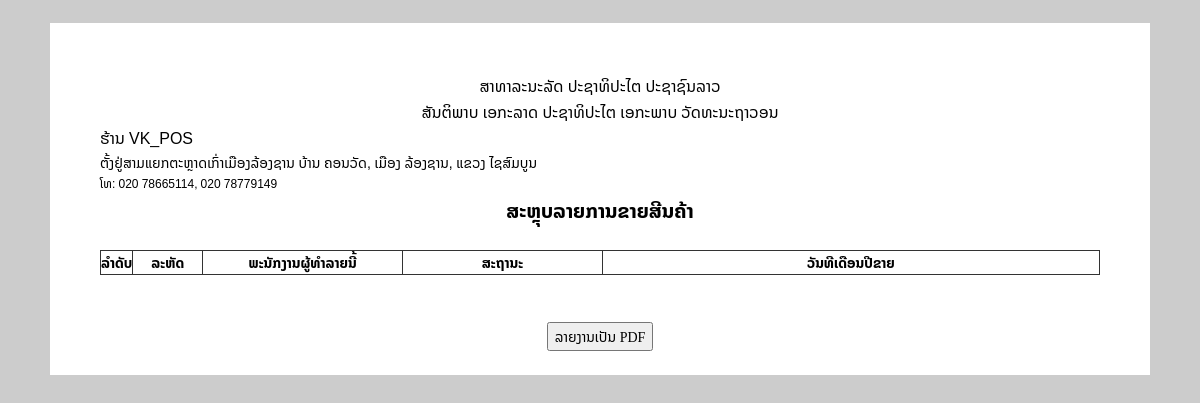
/Admin/Report_order.php, run on an earlier commit of the app's database.
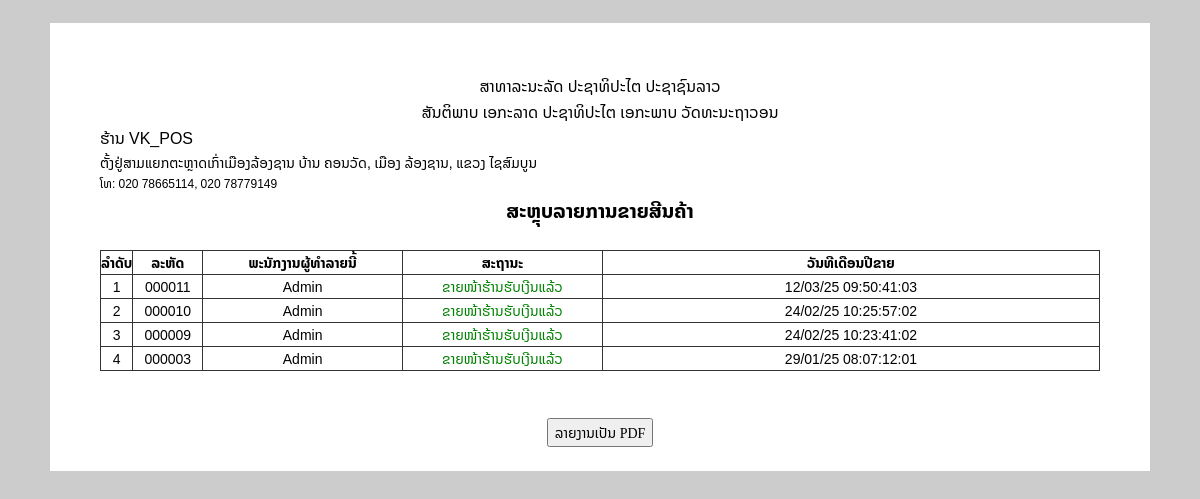
And on a later commit of the database.
### tables this page shows
CREATE TABLE `tbl_order_receive` (
  `order_id` int(6) UNSIGNED ZEROFILL NOT NULL,
  `mem_id` int(6) UNSIGNED ZEROFILL NOT NULL,
  `receive_name` varchar(100) NOT NULL COMMENT 'ชื่อผู้รับ',
  `order_status` int(1) NOT NULL,
  `b_name` varchar(100) DEFAULT NULL COMMENT 'ชื่อธนาคาร',
  `pay_amount` float(10,2) DEFAULT NULL,
  `pay_amount2` float(10,2) NOT NULL,
  `order_date` datetime NOT NULL,
  `Month` varchar(20) NOT NULL
);

CREATE TABLE `tbl_member` (
  `mem_id` int(6) UNSIGNED ZEROFILL NOT NULL,
  `en_id` int(6) UNSIGNED ZEROFILL NOT NULL,
  `ref_l_id` int(1) NOT NULL,
  `mem_username` varchar(100) NOT NULL,
  `mem_password` varchar(100) NOT NULL,
  `login_status` int(1) NOT NULL,
  `date_insert` timestamp NOT NULL DEFAULT current_timestamp()
);

### Admin/Report_order.php (the view, shortened to what this page needs)
<!DOCTYPE html>
<html>
<?php
include('connetdb.php');
?>
<head>
	<link rel="stylesheet" href="font-awesome/css/font-awesome.min.css" type="text/css">
	<link href="/font/NotoSansLao-VariableFont_wdth,wght.ttf" rel="stylesheet">
</head>
	<?php
							$query_my_order = "SELECT o.* ,m.mem_username FROM tbl_order_receive as o INNER JOIN tbl_member as m ON o.mem_id=m.mem_id WHERE o.order_status=4 ORDER BY o.order_id DESC"
                            or die
                            ("Error : " . mysqlierror($query_my_order));
                            $rs_my_order = mysqli_query($conn, $query_my_order);
						?>
                        <br>
	<body style="font-family:'noto Sans Lao'; border-raduis:10px;">
		<div style="border-raduis:10px; height: 100%;">
            <table cellpadding="0" cellspacing="0" align="center" width="1000">
                <tr>
                    <td align="center" style="font-size: 16px;">ສາທາລະນະລັດ ປະຊາທິປະໄຕ ປະຊາຊົນລາວ</td>
                </tr>
                <tr>
                    <td align="center" style="font-size: 16px;">ສັນຕິພາບ ເອກະລາດ ປະຊາທິປະໄຕ ເອກະພາບ ວັດທະນະຖາວອນ</td>
                </tr>
            </table>
            <table cellpadding="0" cellspacing="0" align="center" width="1000">
                <tr>
                    <td style="font-size: 16px;">ຮ້ານ VK_POS</td>
                </tr>
                <tr>
                    <td style="font-size: 14px;">ຕັ້ງຢູ່ສາມແຍກຕະຫຼາດເກົ່າເມືອງລ້ອງຊານ ບ້ານ ຄອນວັດ, ເມືອງ ລ້ອງຊານ, ແຂວງ ໄຊສົມບູນ</td>
                </tr>
                <tr>
                    <td style="font-size: 12px;">ໂທ: 020 78665114, 020 78779149</td>
                </tr>
            </table>
            <center>
                <label align= "center" style="font-family:'noto Sans Lao'; font-weight:bold; font-size:20px">ສະຫຼຸບລາຍການຂາຍສີນຄ້າ</label>
            </center>
            <br>
			<table cellpadding="0" cellspacing="0" width="100%" class="tb_detail">
                <thead>
                    <tr class="danger">
                        <th width="10">
                                <center>ລຳດັບ</center>
                            </th>
                            <th width="7%">
                                <center>ລະຫັດ</center>
                            </th>
                            <th width="20%">ພະນັກງານຜູ້ທຳລາຍນີ້</th>
                            <th width="20%">ສະຖານະ</th>
                            <th>ວັນທີເດືອນປີຂາຍ</th>
                    </tr>
                </thead>
				<tbody>
                    <?php foreach ($rs_my_order as $rs_order) { ?>
                        <tr>
                            <td>
                                <?php echo $l += 1 ?>
                            </td>
                            <td>
                                <?php echo $rs_order['order_id']; ?>
                            </td>
                            <td>
                                <?php echo $rs_order['mem_username']; ?>
                            </td>
                            <td>
                                <?php $st = $rs_order['order_status'];
                                if ($count = 1) {
                                    include('mystatus.php');
                                } elseif ($count = 4) {
                                    include('mystatus.php');
                                }
                                ?>
                            </td>
                            <td>
                                <?php echo date('d/m/y H:i:s:m', strtotime($rs_order['order_date'])); ?>
                            </td>
                        </tr>
                    <?php } ?>
				</tbody>
			</table>
		</div>
	</body>
</html>
<div class="button_print my-12">
	<a href="report_pdf/Report_order_PDF.pdf"><button class="btn btn-primary my-12 button_print_1">ລາຍງານເປັນ PDF</button> </a>
</div>

### Admin/mystatus.php
<?php
if ($st == 0) {
	echo '<font color="red">';
	echo 'ຍົກເລີກແລ້ວ';
	echo '</font>';
} elseif ($st == 1) {
	echo '<font color="Gold">';
	echo 'ລໍຖ້າການຢືນຢັນ';
	echo '</font>';
} elseif ($st == 2) {
	echo '<font color="green">';
	echo 'ຢືນຢັນສຳເລັດແລ້ວ';
	echo '</font>';
} elseif ($st == 3) {
	echo '<font color="blue">';
	echo 'ສົ່ງເຄື່ອງສຳເລັດແລ້ວ';
	echo '</font>';
} elseif ($st == 4) {
	echo '<font color="green">';
	echo 'ຂາຍໜ້າຮ້ານຮັບເງີນແລ້ວ';
	echo '</font>';
}elseif ($st == 5) {
	echo '<font color="green">';
	echo 'ລູກຄ້າສັ່ງຊື້ອອນລາຍ';
	echo '</font>';
}
?>

What changed in the data, as far as the page shows it:
added tbl_order_receive: l "1", order_id "000011", mem.mem_username "Admin", order_status "ຂາຍໜ້າຮ້ານຮັບເງີນແລ້ວ", order_date "12/03/25 09:50:41:03"
added tbl_order_receive: l "2", order_id "000010", mem.mem_username "Admin", order_status "ຂາຍໜ້າຮ້ານຮັບເງີນແລ້ວ", order_date "24/02/25 10:25:57:02"
added tbl_order_receive: l "3", order_id "000009", mem.mem_username "Admin", order_status "ຂາຍໜ້າຮ້ານຮັບເງີນແລ້ວ", order_date "24/02/25 10:23:41:02"
added tbl_order_receive: l "4", order_id "000003", mem.mem_username "Admin", order_status "ຂາຍໜ້າຮ້ານຮັບເງີນແລ້ວ", order_date "29/01/25 08:07:12:01"
